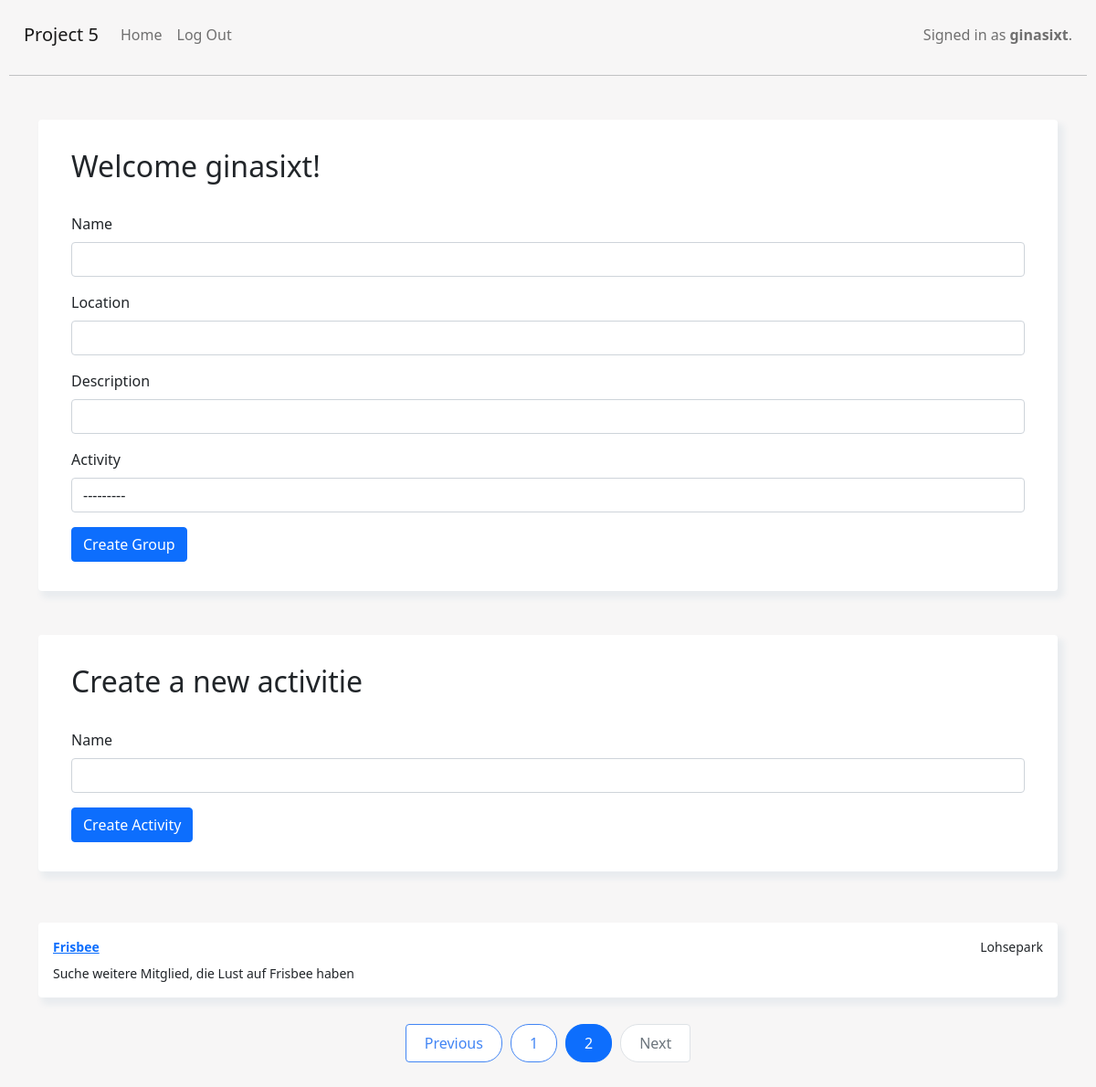
The app's page /?page=2 (signed in) with its own data.
### capstone/models.py (models this page shows, shortened)
class Activity(models.Model):
    name = models.CharField(max_length=200)
    def __str__(self):
        return f"{self.name}"

class Group(models.Model):
    name = models.CharField(max_length=200)
    description = models.CharField(max_length=200)
    location = models.CharField(max_length=200)
    activity = models.ForeignKey(Activity, on_delete=models.CASCADE, default=None)
    users = models.ManyToManyField(User)

### capstone/views.py (the view)
# urls.py: path('', views.index, name='index'),
def index(request):
    groups = Group.objects.all()
    group_form = GroupForm()
    activity_form = ActivityForm()
    paginator = Paginator(groups, 5)
    page_number = request.GET.get('page')
    try:
        groups = paginator.page(page_number)
    except PageNotAnInteger:
        groups = paginator.page(1)
    except EmptyPage:
        groups = paginator.page(paginator.num_pages)
    return render(request, 'capstone/index.html', {'groups': groups, 'group_form': group_form, 'activity_form': activity_form})

### capstone/forms.py
class GroupForm(forms.ModelForm):
    class Meta:
        model = Group
        fields = ['name', 'location' ,  'description',  'activity']

class ActivityForm(forms.ModelForm):
    class Meta:
        model = Activity
        fields = ['name']

### capstone/templates/capstone/index.html (shortened to what this page needs)
{% extends "capstone/layout.html" %}
{% block body %}
{% load static %}
<div class="container mt-5">
    <div class="card p-3 mt-2">
        <div class="untereBox">
        <h2>Welcome {{ request.user.username }}!</h2>
        <form method="post" action="{% url 'create_group' %}">
            {% for field in group_form %}
            <div class="mb-3">
                {% if field.field.widget.input_type == 'select' %}
                    <label for="{{ field.id_for_label }}" class="form-label">{{ field.label }}</label>
                    <select class="form-control" id="{{ field.id_for_label }}" name="{{ field.html_name }}">
                        {% for choice in field.field.choices %}
                            <option value="{{ choice.0 }}">{{ choice.1 }}</option>
                        {% endfor %}
                    </select>
                {% else %}
                    <label for="{{ field.id_for_label }}" class="form-label">{{ field.label }}</label>
                    <input type="{{ field.field.widget.input_type }}" class="form-control" id="{{ field.id_for_label }}" name="{{ field.html_name }}" {% if field.field.required %}required{% endif %}>
                {% endif %}
            </div>
            {% endfor %}
            <button type="submit" class="btn btn-primary">Create Group</button>
        </form>
        </div>
    </div>
</div>
<div class="container mt-5">
    <div class="card p-3 mt-2">
        <div class="untereBox">
        <h2>Create a new activitie</h2>
        <form method="post" action="{% url 'create_activity' %}">
            {% for field in activity_form %}
            <div class="mb-3">
                <label for="{{ field.id_for_label }}" class="form-label">{{ field.label }}</label>
                <input type="{{ field.field.widget.input_type }}" class="form-control" id="{{ field.id_for_label }}" name="{{ field.html_name }}" {% if field.field.required %}required{% endif %}>
            </div>
            {% endfor %}
            <button type="submit" class="btn btn-primary">Create Activity</button>
        </form>
        </div>
    </div>
</div>
<div class="container mt-5">
    <div class="row  d-flex justify-content-center" style="background-color: transparent;">
        <div class="col-md-12" >
            {% if True %}
                {% for group in groups %}
                <div class="card p-3 mt-2">
                    <div class="d-flex justify-content-between align-items-center">
                        <div class="user d-flex flex-row align-items-center">
                            <small class="font-weight-bold text-primary">
                                <a href="#">
                                    {{ group.name }}
                                </a>
                            </small>
                        </div>
                        <small>{{ group.location }}</small>
                    </div>
                        <div id="postArea_{{ group.id }}">
                            <div class="action d-flex justify-content-between mt-2 align-items-center">
                                <small class ="afterEditedContent_" id="afterEditedContent_{{ group.id }}">{{ group.description }}</small>
                            </div>
                         </div>
                </div>
                {% endfor %}
                <br/>
                <div>
                    <nav aria-label="Page navigation ">
                        <ul class="pagination">
                            {% if groups.has_previous %}
                                <li class="page-item"><a class="page-link" href="?page={{ groups.previous_page_number }}">Previous</a></li>
                            {% else %}
                                <li class="page-item disabled"><a class="page-link">Previous</a></li>
                            {% endif %}
                            {% for i in groups.paginator.page_range %}
                                {% if groups.number == i %}
                                    <li class="page-item active"><a class="page-link">{{ i }}</a></li>
                                {% else %}
                                    <li class="page-item"><a class="page-link" href="?page={{ i }}">{{ i }}</a></li>
                                {% endif %}
                            {% endfor %}
                            {% if groups.has_next %}
                                <li class="page-item"><a class="page-link" href="?page={{ groups.next_page_number }}">Next</a></li>
                            {% else %}
                                <li class="page-item disabled"><a class="page-link">Next</a></li>
                            {% endif %}
                        </ul>
                    </nav>
                </div>
            {% endif %}
        </div>
    </div>
</div>
{% endblock %}

### capstone/templates/capstone/layout.html (shortened to what this page needs)
{% load static %}
<!DOCTYPE html>
<html lang="en">
<head>
    <link href="https://cdnjs.cloudflare.com/ajax/libs/twitter-bootstrap/4.5.0/css/bootstrap.min.css" rel="stylesheet">
    <link href="https://stackpath.bootstrapcdn.com/bootstrap/5.0.0/css/bootstrap.min.css" rel="stylesheet">
    <link href="{% static 'capstone/styles.css' %}" rel="stylesheet">
</head>
<body>
  <nav class="navbar navbar-expand-sm navbar-light">
    <a class="navbar-brand" href="#">Project 5</a>
    <div class="collapse navbar-collapse" id="navbarNavDropdown">
            <ul class="navbar-nav mr-auto">
                    <li class="nav-item">
                        <a class="nav-link" href="{% url 'index' %}">Home
                        </a>
                    </li>
                {% if user.is_authenticated %}
                    <li class="nav-item">
                        <a class="nav-link" href="{% url 'logout' %}">Log Out</a>
                    </li>
                {% endif %}
            </ul>
            <span class="navbar-text">
                {% if user.is_authenticated %}
                    Signed in as <strong>{{ user.username }}</strong>.
                {% else %}
                    Not signed in.
                {% endif %}
                </span>
    </div>
</nav>
  <hr>
  {% block body %}
  {% endblock %}

### capstone/static/capstone/styles.css (style rules this page uses)
body { padding: 10px; background-color: #f7f6f6; }
.untereBox { padding: 16px; padding-right: 20px; padding-left: 20px; }
.pagination { display: flex; justify-content: center; align-items: center; }
.page-item { margin: 5px; }
.page-link { border-radius: 20px; padding: 10px 20px; border: 1px solid #4285f4; color: #4285f4; align-items: center; justify-content: center; }
.row { background: #f8f9fa; }
.card { border: none; box-shadow: 5px 6px 6px 2px #e9ecef; border-radius: 4px; }

### records on screen
Activity: activity "---------"
Group: name "Frisbee", location "Lohsepark", description "Suche weitere Mitglied, die Lust auf Frisbee haben"

### other values on screen
{{ user.username }} "ginasixt"
{{ request.user.username }} "ginasixt"
{{ field.label }} "Name" "Location" "Description"
{{ field.label }} "Activity"
{{ field.label }} "Name"
{{ i }} "1"
{{ i }} "2"
